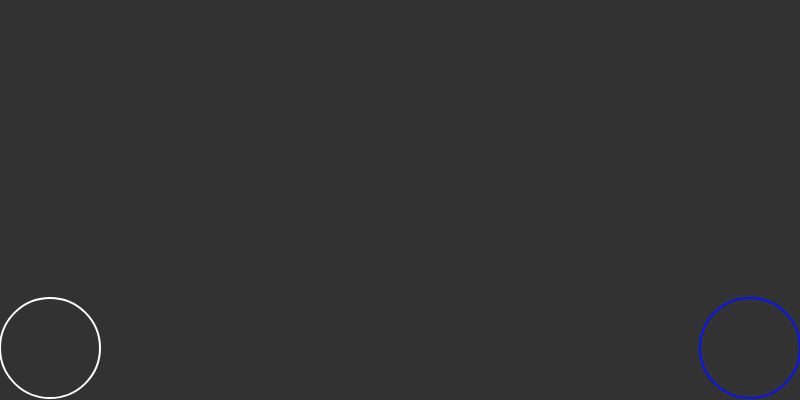
Frame 1 (no input)
Frame 60 (no input): identical to frame 1, image omitted
Frame 120 (the mouse pressed at the canvas centre since frame 60): identical to frame 1, image omitted

The p5.js sketch that drew this single still picture (run headless with seeded random() and noise() and a simulated clock; from frame 60 on, the mouse is pressed at the canvas centre):

// p5.js sketch
// ── sketch.js
let ball1;
let ball2;
let activeBallIndex = 0;
const balls = [];
function setup() {
  createCanvas(800, 400);

  ball3 = new Ball(0, ball2);
  ball1 = new Ball(width, ball3);
  ball2 = new Ball(0, ball1);
  ball1.active = true;
  balls.push(ball1);
  balls.push(ball2);
}

function draw() {
  background(50);
  balls.forEach((ball) => {
    ball.update();
    ball.show();
    if (keyIsDown(LEFT_ARROW)) {
      balls[activeBallIndex].moveLeft();
    }
    if (keyIsDown(RIGHT_ARROW)) {
      balls[activeBallIndex].moveRight();
    }
  });
}

function mouseClicked(e) {
  const mousePos = createVector(e.x, e.y);
  for (let i = 0; i < balls.length; i++) {
    if (mousePos.dist(balls[i].pos) <= balls[i].r) {
      changeActiveBallIndex(activeBallIndex, i);
      break;
    }
  }
}

function changeActiveBallIndex(old, newIndex) {
  balls[old].active = false;
  balls[newIndex].active = true;
  activeBallIndex = newIndex;
}

// ── Ball.js
class Ball {
  activeColor = '#0313fc';
  inactiveColor = '#fff';
  active = false;

  constructor(x, otherBall) {
    this.r = 50;
    this.otherBall = otherBall;

    this.pos = createVector(
      x === width ? x - this.r : x + this.r,
      height - this.r - 2
    );
  }

  update() {
    const dist = this.otherBall.pos.dist(this.pos);
  }

  show() {
    strokeWeight(2);
    stroke(this.active ? this.activeColor : this.inactiveColor);
    noFill();
    ellipse(this.pos.x, this.pos.y, this.r * 2, this.r * 2);
  }

  moveLeft() {
    const dist = this.otherBall.pos.dist(this.pos);
    if (dist + this.r > this.otherBall.r) {
      this.pos.x -= 5;
    }

    if (this.pos.x - this.r > 0 && dist > this.otherBall.r + this.r) {
      this.pos.x -= 5;
    }
  }

  moveRight() {
    const dist = this.otherBall.pos.dist(this.pos);

    if (this.pos.x + this.r < width) {
      if (dist > this.otherBall.r + this.r) {
        this.pos.x += 5;
      }
      //   this.pos.x += 5;
    }
  }
}
